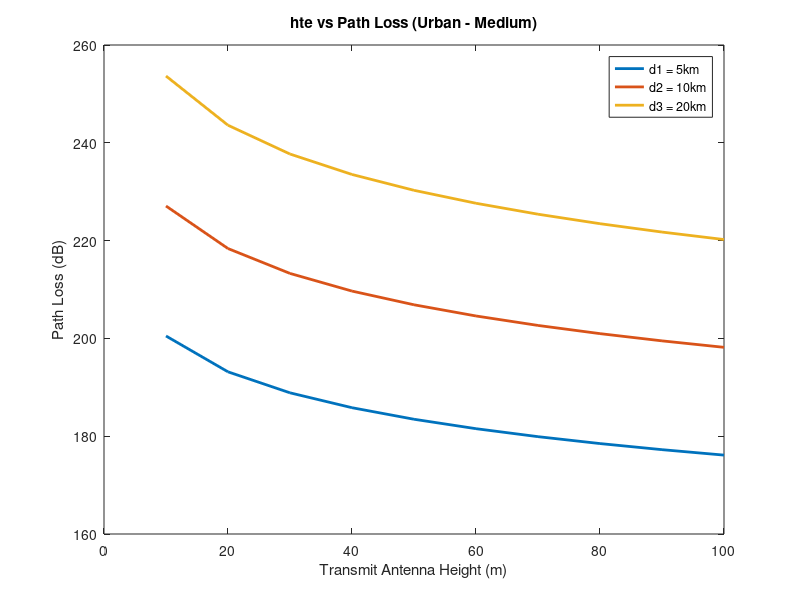

Here is the MATLAB script that generated this plot:
clc 
clear all
close all

fc = 700; 
hte = 10:10:100; hre = 1.5;
d = [5 10 20];

alpha_medium = (1.1 * log10(fc) - 0.7) * hre - (1.56 * log10(fc) - 0.8);
A = 69.55 + 29.19 * log10(fc) - 13.82 .* log10(hte) - alpha_medium;
B = 44.9 - 6.55 * log10(hte);

L50u_d1 = A + B .* log(d(1));
L50u_d2 = A + B .* log(d(2));
L50u_d3 = A + B .* log(d(3));

figure (1);
plot (hte, L50u_d1, 'LineWidth', 2); hold on;
plot (hte, L50u_d2, 'LineWidth', 2);
plot (hte, L50u_d3, 'LineWidth', 2); 
title ('hte vs Path Loss (Urban - Medium)'); xlabel ('Transmit Antenna Height (m)'); ylabel ('Path Loss (dB)');
hold off; legend ('d1 = 5km', 'd2 = 10km', 'd3 = 20km');